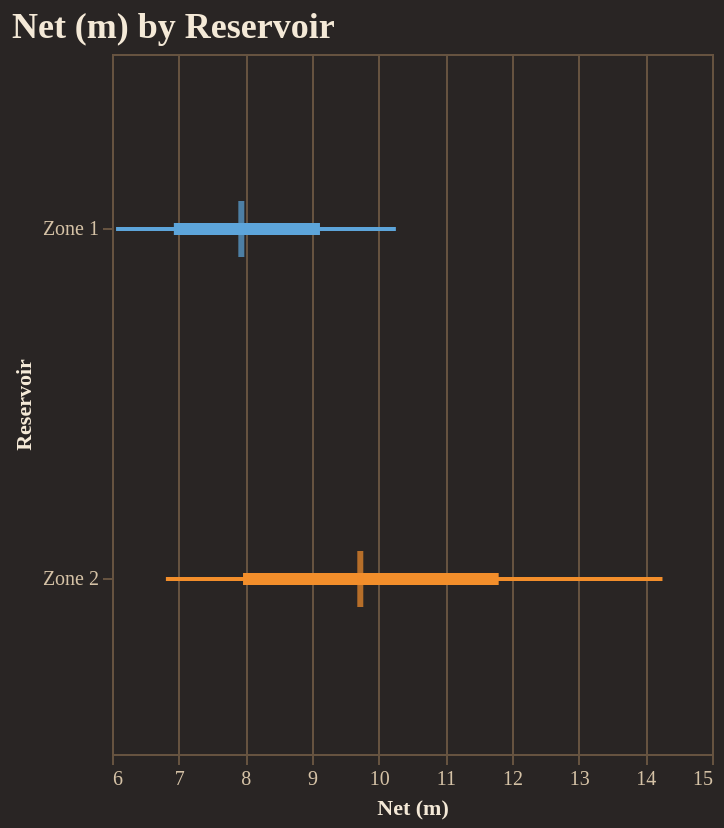

The notebook cell this image was saved under:
### Code cell
fig = reporter.plotter.forest_plot(
    "Net (m)", 
    backend=PLOTTING_BACKEND
)
fig.show()

### Figure 1 — Vega-Lite specification as saved in the notebook (floating-point values rounded to 4 significant figures)
{"config": {"background": "#292524", "view": {"fill": "#292524", "stroke": "#665340"}, "title": {"color": "#f4e9d7", "font": "Merriweather", "fontSize": 18, "fontWeight": 600, "subtitleColor": "#d5c2a6", "anchor": "start"}, "axis": {"domainColor": "#665340", "gridColor": "#665340", "tickColor": "#665340", "labelColor": "#d5c2a6", "titleColor": "#f4e9d7", "labelFont": "Merriweather", "titleFont": "Merriweather"}, "legend": {"titleColor": "#f4e9d7", "labelColor": "#d5c2a6", "labelFont": "Merriweather", "titleFont": "Merriweather", "orient": "top-right", "symbolType": "circle"}, "header": {"labelColor": "#d5c2a6", "titleColor": "#f4e9d7", "labelFont": "Merriweather", "titleFont": "Merriweather"}, "mark": {"color": "#c78d3b"}, "line": {"color": "#c78d3b"}, "bar": {"color": "#c78d3b"}, "point": {"color": "#ddb06d"}, "area": {"color": "#c78d3b", "opacity": 0.35}, "text": {"color": "#f4e9d7", "font": "Merriweather"}, "range": {"category": ["#5DA5DA", "#F28E2B", "#59C36A", "#E15759", "#B07AA1", "#4ECDC4", "#FF9DA7", "#EDC948"]}}, "layer": [{"mark": {"type": "rule", "strokeWidth": 2}, "encoding": {"color": {"field": "group", "legend": null, "type": "nominal"}, "x": {"field": "p10", "scale": {"zero": false}, "title": "Net (m)", "type": "quantitative"}, "x2": {"field": "p90"}, "y": {"field": "group", "sort": ["Zone 1", "Zone 2"], "title": "Reservoir", "type": "nominal"}}}, {"mark": {"type": "rule", "strokeWidth": 6}, "encoding": {"color": {"field": "group", "legend": null, "type": "nominal"}, "x": {"field": "p25", "scale": {"zero": false}, "title": "Net (m)", "type": "quantitative"}, "x2": {"field": "p75"}, "y": {"field": "group", "sort": ["Zone 1", "Zone 2"], "title": "Reservoir", "type": "nominal"}}}, {"mark": {"type": "tick", "color": "black", "size": 28, "thickness": 3}, "encoding": {"color": {"field": "group", "legend": null, "type": "nominal"}, "tooltip": [{"field": "group", "title": "Group", "type": "nominal"}, {"field": "p10", "title": "P10", "type": "quantitative"}, {"field": "p25", "title": "P25", "type": "quantitative"}, {"field": "median", "title": "Median", "type": "quantitative"}, {"field": "p75", "title": "P75", "type": "quantitative"}, {"field": "p90", "title": "P90", "type": "quantitative"}], "x": {"field": "median", "scale": {"zero": false}, "title": "Net (m)", "type": "quantitative"}, "y": {"field": "group", "sort": ["Zone 1", "Zone 2"], "title": "Reservoir", "type": "nominal"}}}], "data": {"name": "data-d4ec392139ef278bcb048dc077d1960c"}, "height": 350, "title": "Net (m) by Reservoir", "width": "container", "$schema": "https://vega.github.io/schema/vega-lite/v5.20.1.json", "datasets": {"data-d4ec392139ef278bcb048dc077d1960c": [{"group": "Zone 1", "p10": 6.061, "p25": 6.928, "median": 7.94, "p75": 9.12, "p90": 10.26}, {"group": "Zone 2", "p10": 6.809, "p25": 7.966, "median": 9.724, "p75": 11.8, "p90": 14.26}]}}
